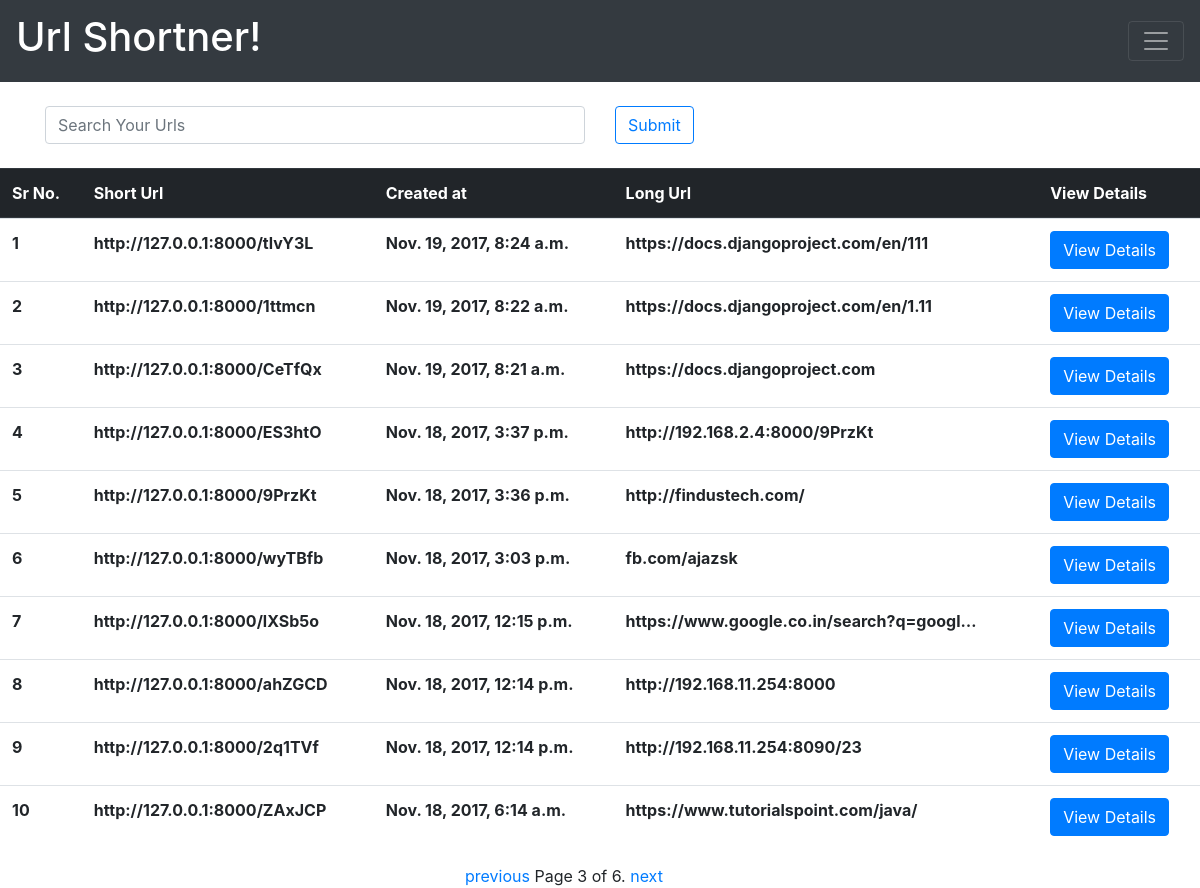
Page /myurls/?page=3 (signed in) on the committed database.
### st/models.py (models this page shows, shortened)
class Shortner(models.Model):
	user              = models.ForeignKey(User,null=True)
	url_field         = models.CharField(max_length=300)
	shortcode         = models.CharField(max_length=6,blank=True , null = True)
	created	          = models.DateTimeField(auto_now_add=True)
	updated           = models.DateTimeField(auto_now=True)
	count             = models.IntegerField(default=0)
	class Meta:
		unique_together = (('user', 'url_field'),)
	def get_short_url(self):
		return 'http://127.0.0.1:8000/%s' %(self.shortcode)

### st/views.py (the view)
# urls.py: url(r'^myurls/$', my_shortened_urls, name='my_shortened_urls'),
@login_required(login_url='/accounts/login/')
def my_shortened_urls(request):
	qs=Shortner.objects.filter(user=request.user).order_by('-id')
	query=request.GET.get('q')
	if query:
		qs = qs.filter(
				Q(url_field__icontains=query)|
				Q(shortcode__icontains=query)).distinct()
	paginator = Paginator(qs, 10) # Show 25 contacts per page
	page = request.GET.get('page')
	try:
		qs = paginator.page(page)
	except PageNotAnInteger:
		qs = paginator.page(1)
	except EmptyPage:
		qs = paginator.page(paginator.num_pages)
	context={'qs':qs}
	return render(request,'myurls.html',context)

### templates/myurls.html (shortened to what this page needs)
{% extends "base.html" %}
{% block content %}
<br>
<div class="container mx-auto">
   <form method="GET" action="">
      <div class="row">
        <div class="col">
          <input type="text"  name="q" class="form-control" placeholder="Search Your Urls" value='{{ request.GET.q }}'>
        </div>
        <div class="col">
          <input type="submit"  class="btn btn-outline-primary" >
        </div>
      </div>
    </form>
</div>
<br>
{% if qs  %}
<table class="table">
  <thead class="thead-dark">
      <th scope="col">Sr No.</th>
      <th scope="col">Short Url</th>
      <th scope="col">Created at</th>
      <th scope="col">Long Url</th>
      <th scope="col">View Details</th>
  </thead>
  <tbody>
  	<tr>{% for obj in qs %}
    <tr>
      <th scope="row"> {{ forloop.counter }} </th>
      <th scope="row">{{obj.get_short_url}}</th>
      <th scope="row">{{obj.created}}</th>
      <th scope="row">{{obj.url_field|truncatechars:40}}</th>
      <th scope="row"> <a href="/tableview/{{obj.id}}" class="btn btn-primary">View Details</a></th>
    </tr>
  {%  endfor %}
  </tbody>
</table>
{% else %}
<div class="container mx-auto">
<div class="alert alert-info mx-auto" role="alert">
  <h2> No Urls Found</h2>
</div>
</div>
{% endif %}
<div class="col-md-3 mx-auto mx-auto">
<div class="pagination">
    <span class="step-links">
        {% if qs.has_previous %}
            <a href="?page={{ qs.previous_page_number }}">previous</a>
        {% endif %}
        <span class="current">
            Page {{ qs.number }} of {{ qs.paginator.num_pages }}.
        </span>
        {% if qs.has_next %}
            <a href="?page={{ qs.next_page_number }}">next</a>
        {% endif %}
    </span>
</div>
</div>
{% endblock %}

### templates/base.html (style rules this page uses)
body, html { height: 100%; margin: 0; }

### rows in the picture
Shortner: get_short_url "http://127.0.0.1:8000/tlvY3L", created "Nov. 19, 2017, 8:24 a.m.", url_field "https://docs.djangoproject.com/en/111"
Shortner: get_short_url "http://127.0.0.1:8000/1ttmcn", created "Nov. 19, 2017, 8:22 a.m.", url_field "https://docs.djangoproject.com/en/1.11"
Shortner: get_short_url "http://127.0.0.1:8000/CeTfQx", created "Nov. 19, 2017, 8:21 a.m.", url_field "https://docs.djangoproject.com"
Shortner: get_short_url "http://127.0.0.1:8000/ES3htO", created "Nov. 18, 2017, 3:37 p.m.", url_field "http://192.168.2.4:8000/9PrzKt"
Shortner: get_short_url "http://127.0.0.1:8000/9PrzKt", created "Nov. 18, 2017, 3:36 p.m.", url_field "http://findustech.com/"
Shortner: get_short_url "http://127.0.0.1:8000/wyTBfb", created "Nov. 18, 2017, 3:03 p.m.", url_field "fb.com/ajazsk"
Shortner: get_short_url "http://127.0.0.1:8000/lXSb5o", created "Nov. 18, 2017, 12:15 p.m.", url_field "https://www.google.co.in/search?q=googl…"
Shortner: get_short_url "http://127.0.0.1:8000/ahZGCD", created "Nov. 18, 2017, 12:14 p.m.", url_field "http://192.168.11.254:8000"
Shortner: get_short_url "http://127.0.0.1:8000/2q1TVf", created "Nov. 18, 2017, 12:14 p.m.", url_field "http://192.168.11.254:8090/23"
Shortner: get_short_url "http://127.0.0.1:8000/ZAxJCP", created "Nov. 18, 2017, 6:14 a.m.", url_field "https://www.tutorialspoint.com/java/"

### other values in the picture
{{ qs.number }} "3"
{{ qs.paginator.num_pages }} "6"
